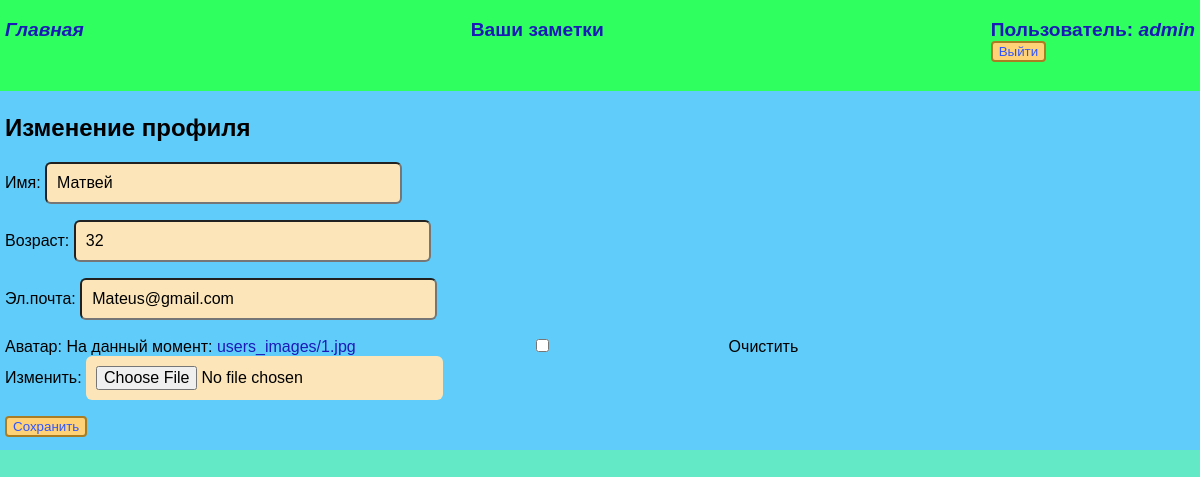
Page /users/profile/edit/ (signed in) on the committed database.
### users/models.py (models this page shows, shortened)
class Profile(models.Model):
    user = models.OneToOneField(User, on_delete=models.CASCADE)
    name = models.CharField(max_length=200, blank=True, verbose_name='Имя')
    age = models.CharField(max_length=200, blank=True, verbose_name='Возраст')
    email = models.EmailField(max_length=200, blank=True, verbose_name='Эл.почта')
    created = models.DateTimeField(auto_now_add=True)
    avatar = models.ImageField(upload_to='users_images/', blank=True, verbose_name='Аватар')

### users/views.py (the view)
# urls.py: path('profile/edit/', views.edit_profile, name='edit_profile'),
@login_required
def edit_profile(request):
    if request.method == 'POST':
        form = ProfileForm(request.POST, request.FILES, instance=request.user.profile)
        if form.is_valid():
            form.save()
            messages.success(request, 'Профиль изменен!')
            return redirect('profile')
        else:
            messages.error(request, 'Ошибка при изменении профиля!')
    else:
        form = ProfileForm(instance=request.user.profile)
    return render(request, 'account/profile_update.html', {'form': form})

### users/forms.py
class ProfileForm(forms.ModelForm):
    class Meta:
        model = Profile
        fields = ['name', 'age', 'email', 'avatar']

### users/templates/account/profile_update.html (shortened to what this page needs)
{% extends 'notes/base.html' %}
{% block content %}
<h2>Изменение профиля</h2>
<form method="post" enctype="multipart/form-data">
    {{ form.as_p }}
    <button class="save" type="submit">Сохранить</button>
</form>
{% endblock %}

### notes/templates/notes/base.html (shortened to what this page needs)
<!DOCTYPE html>
{% load static %}
<html lang="ru">
<head>
    <link rel="stylesheet" href="{% static 'css/style.css' %}">
</head>
<body>
<div class="menu">
    <div class="wrap">
        <ul class="top">
            <li class="logo"><a href="{% url 'home' %}">Главная</a></li>
            {% if request.user.is_authenticated %}
            <li><a href="{% url 'note_list' %}">Ваши заметки</a></li>
            <div class="auth">
                <div class="user"><a class="profile" href="{% url 'profile' %}">Пользователь:
                    <i>{{ user.username }}</i></a></div>
                <form action="{% url 'user-logout' %}" method="post">
                    <button class="out">Выйти</button>
                </form>
            </div>
            {% else%}
            <li><a href="{% url 'user-signup' %}">Зарегистрироваться</a></li>
            <li><a href="{% url 'user-login' %}">Войти</a></li>
            {% endif %}
        </ul>
    </div>
</div>
<div class="content">
    <div class="wrap">
        {% block content %}
        {% endblock %}
    </div>
</div>
</body>
</html>

### notes/static/css/style.css (style rules this page uses)
body { padding: 0; margin: 0; background: #63e9c5; font-family: Arial, Helvetica, sans-serif; }
.menu { background: #2fff5f; box-shadow: 0 2px 12px 2px #04373bb5; }
.menu a { font-size: larger; font-weight: bolder; }
.wrap { max-width: 1200px; margin: 0 auto; padding: 3px 5px; box-sizing: border-box; }
a { color:#1c1ab7; text-decoration: none; }
.notes, .top { list-style: none; padding: 0; }
.menu ul { display: flex; justify-content: space-between; }
.logo { font-style: italic; color: brown; }
.user { color: #d91567; }
input { font-size: 16px; background: #fbe5b9; width: 30%; padding: 10px 10px; box-sizing: border-box; border-radius: 6px; }
.in, .out, .save, .del { background: #ffd278; cursor: pointer; color: #2f55ff; border: #ab7d22 2px solid; border-radius: 4px; margin-bottom: 10px; }
.content { background-color: #5fccfa; }

### rows in the picture
Profile: name "Матвей", age "32", email "Mateus@gmail.com"

### other values in the picture
{{ user.username }} "admin"
